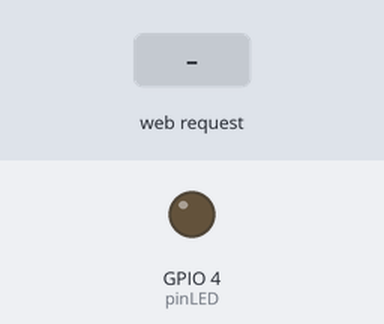
Bench run of a sketch on a simulated ESP32. Shown: output pins drawn as LEDs (lit = HIGH). Inputs (shaded band) come from the test bench. WiFi joins after 1.5 s; servers stay silent unless stated; what the sketch prints to the serial monitor is not drawn.

Above: at 3.2 s.
3.3 s: HTTP request GET /led?estado=on received
At 4.0 s:
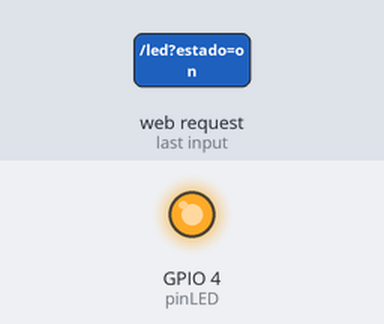
4.8 s: HTTP request GET /led?estado=off received
At 5.1 s:
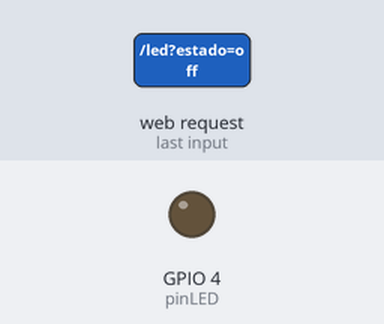
Timing chart, 0 to 7.8 s (numbered marks = the images above; inputs shaded):
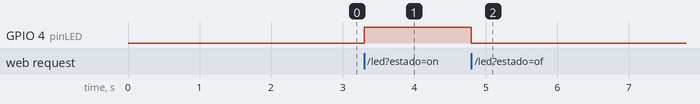

The sketch:

Potenciometro_y_On_Off_Wifi.ino
```cpp
/* ═══════════════════════════════════════════════════════════════
 *   Práctica: ESP32 como servidor web — Control LED + Gauge
 *   ─────────────────────────────────────────────────────────────
 *   ¿Qué hace este programa?
 *   - Conecta el ESP32 a una red WiFi
 *   - Lee continuamente el potenciómetro (GPIO34)
 *   - Permite encender/apagar el LED (GPIO4) desde el navegador
 *   - Sirve una página web con interruptor + gauge de Google Charts
 *
 *   Profesor: Msc. Néstor Fabio Montoya Palacios
 * ═══════════════════════════════════════════════════════════════ */


// Librerías necesarias
#include <WiFi.h>
#include <WebServer.h>


// ─── CONFIGURACIÓN DE WIFI (CAMBIAR AQUÍ) ─────────────────────
const char* miSSID     = "";    // Reemplaza con el nombre real
const char* miPASSWORD = "";   // Reemplaza con la contraseña real

// Pines utilizados
const int pinPotenciometro = 34;   // GPIO34: entrada del potenciómetro
const int pinLED = 4;              // GPIO4:  salida digital para el LED

// Variables globales
bool ledEncendido = false;          // Estado actual del LED
WebServer servidor(80);             // Servidor web en el puerto 80


// ═══════════════════════════════════════════════════════════════
//   PÁGINA WEB (HTML + CSS + JavaScript)
// ═══════════════════════════════════════════════════════════════
const char paginaWeb[] PROGMEM = R"=====(
<!DOCTYPE html>
<html lang="es">
<head>
  <meta charset="UTF-8">
  <meta name="viewport" content="width=device-width, initial-scale=1.0">
  <title>ESP32 - Control y Monitor</title>

  <!-- Cargar Google Charts (para el gauge) -->
  <script src="https://www.gstatic.com/charts/loader.js"></script>

  <style>
    * { margin: 0; padding: 0; box-sizing: border-box; }

    body {
      font-family: 'Segoe UI', system-ui, sans-serif;
      background: linear-gradient(135deg, #0A2540 0%, #1E3A8A 100%);
      min-height: 100vh;
      color: white;
      padding: 20px;
    }

    .contenedor {
      max-width: 900px;
      margin: 0 auto;
    }

    h1 {
      text-align: center;
      font-size: 2rem;
      margin-bottom: 10px;
      color: #FEF3C7;
    }

    .subtitulo {
      text-align: center;
      font-style: italic;
      color: #DBEAFE;
      margin-bottom: 30px;
    }

    .paneles {
      display: grid;
      grid-template-columns: 1fr 1fr;
      gap: 25px;
      margin-bottom: 25px;
    }

    @media (max-width: 700px) {
      .paneles { grid-template-columns: 1fr; }
    }

    .panel {
      background: rgba(255, 255, 255, 0.08);
      backdrop-filter: blur(10px);
      border: 1px solid rgba(212, 175, 55, 0.3);
      border-radius: 16px;
      padding: 30px;
      box-shadow: 0 8px 32px rgba(0, 0, 0, 0.3);
    }

    .panel h2 {
      color: #D4AF37;
      margin-bottom: 20px;
      text-align: center;
      font-size: 1.3rem;
    }

    /* ═══ Interruptor estilo industrial (Uiverse - Nawsome) ═══ */
    .switch-wrapper {
      display: flex;
      justify-content: center;
      align-items: center;
      padding: 20px 0;
    }

    .switch {
      display: block;
      background-color: black;
      width: 150px;
      height: 195px;
      box-shadow: 0 0 10px 2px rgba(0, 0, 0, 0.2),
                  0 0 1px 2px black,
                  inset 0 2px 2px -2px white,
                  inset 0 0 2px 15px #47434c,
                  inset 0 0 2px 22px black;
      border-radius: 5px;
      padding: 20px;
      perspective: 700px;
    }

    .switch input { display: none; }

    .switch input:checked + .button {
      transform: translateZ(20px) rotateX(25deg);
      box-shadow: 0 -10px 20px #ff1818;
    }

    .switch input:checked + .button .light {
      animation: flicker 0.2s infinite 0.3s;
    }

    .switch input:checked + .button .shine { opacity: 1; }
    .switch input:checked + .button .shadow { opacity: 0; }

    .switch .button {
      display: block;
      transition: all 0.3s cubic-bezier(1, 0, 1, 1);
      transform-origin: center center -20px;
      transform: translateZ(20px) rotateX(-25deg);
      transform-style: preserve-3d;
      background-color: #9b0621;
      height: 100%;
      position: relative;
      cursor: pointer;
      background: linear-gradient(#980000 0%, #6f0000 30%, #6f0000 70%, #980000 100%);
      background-repeat: no-repeat;
    }

    .switch .button::before {
      content: "";
      background: linear-gradient(rgba(255,255,255,0.8) 10%, rgba(255,255,255,0.3) 30%, #650000 75%, #320000) 50% 50%/97% 97%, #b10000;
      background-repeat: no-repeat;
      width: 100%;
      height: 50px;
      transform-origin: top;
      transform: rotateX(-90deg);
      position: absolute;
      top: 0;
    }

    .switch .button::after {
      content: "";
      background-image: linear-gradient(#650000, #320000);
      width: 100%;
      height: 50px;
      transform-origin: top;
      transform: translateY(50px) rotateX(-90deg);
      position: absolute;
      bottom: 0;
      box-shadow: 0 50px 8px 0px black, 0 80px 20px 0px rgba(0,0,0,0.5);
    }

    .switch .light {
      opacity: 0;
      animation: light-off 1s;
      position: absolute;
      width: 100%;
      height: 100%;
      background-image: radial-gradient(#ffc97e, #ff1818 40%, transparent 70%);
    }

    .switch .dots {
      position: absolute;
      width: 100%;
      height: 100%;
      background-image: radial-gradient(transparent 30%, rgba(101, 0, 0, 0.7) 70%);
      background-size: 10px 10px;
    }

    .switch .characters {
      position: absolute;
      width: 100%;
      height: 100%;
      background: linear-gradient(white, white) 50% 20%/5% 20%,
                  radial-gradient(circle, transparent 50%, white 52%, white 70%, transparent 72%) 50% 80%/33% 25%;
      background-repeat: no-repeat;
    }

    .switch .shine {
      transition: all 0.3s cubic-bezier(1, 0, 1, 1);
      opacity: 0.3;
      position: absolute;
      width: 100%;
      height: 100%;
      background: linear-gradient(white, transparent 3%) 50% 50%/97% 97%,
                  linear-gradient(rgba(255,255,255,0.5), transparent 50%, transparent 80%, rgba(255,255,255,0.5)) 50% 50%/97% 97%;
      background-repeat: no-repeat;
    }

    .switch .shadow {
      transition: all 0.3s cubic-bezier(1, 0, 1, 1);
      opacity: 1;
      position: absolute;
      width: 100%;
      height: 100%;
      background: linear-gradient(transparent 70%, rgba(0,0,0,0.8));
      background-repeat: no-repeat;
    }

    @keyframes flicker {
      0%   { opacity: 1; }
      80%  { opacity: 0.8; }
      100% { opacity: 1; }
    }

    @keyframes light-off {
      0%  { opacity: 1; }
      80% { opacity: 0; }
    }

    /* ═══ Estado del LED (texto bajo el switch) ═══ */
    .estado-led {
      text-align: center;
      margin-top: 15px;
      font-size: 1.1rem;
      font-weight: bold;
      letter-spacing: 1px;
    }

    .estado-encendido { color: #FCA5A5; text-shadow: 0 0 10px #DC2626; }
    .estado-apagado   { color: #9CA3AF; }

    /* ═══ Gauge ═══ */
    #gauge {
      display: flex;
      justify-content: center;
      align-items: center;
      min-height: 200px;
    }

    /* ═══ Datos numéricos ═══ */
    .datos {
      background: rgba(255, 255, 255, 0.08);
      backdrop-filter: blur(10px);
      border: 1px solid rgba(212, 175, 55, 0.3);
      border-radius: 16px;
      padding: 25px;
      display: grid;
      grid-template-columns: repeat(3, 1fr);
      gap: 20px;
    }

    @media (max-width: 600px) {
      .datos { grid-template-columns: 1fr; }
    }

    .dato {
      text-align: center;
    }

    .dato .etiqueta {
      font-size: 0.9rem;
      color: #DBEAFE;
      text-transform: uppercase;
      letter-spacing: 1px;
      margin-bottom: 8px;
    }

    .dato .valor {
      font-size: 2.2rem;
      font-weight: bold;
      color: #D4AF37;
      font-variant-numeric: tabular-nums;
    }

    .dato .unidad {
      font-size: 1rem;
      color: #9CA3AF;
      margin-left: 4px;
    }

    .pie {
      text-align: center;
      margin-top: 30px;
      font-size: 0.9rem;
      color: rgba(255, 255, 255, 0.6);
    }
  </style>
</head>
<body>
  <div class="contenedor">

    <h1>🔌 ESP32 — Control y Monitoreo</h1>
    <p class="subtitulo">Servidor web local con WiFi</p>

    <div class="paneles">

      <!-- Panel del interruptor del LED -->
      <div class="panel">
        <h2>Control del LED</h2>
        <div class="switch-wrapper">
          <label class="switch">
            <input type="checkbox" id="switchLED">
            <div class="button">
              <div class="light"></div>
              <div class="dots"></div>
              <div class="characters"></div>
              <div class="shine"></div>
              <div class="shadow"></div>
            </div>
          </label>
        </div>
        <div class="estado-led estado-apagado" id="estadoLED">LED APAGADO</div>
      </div>

      <!-- Panel del gauge -->
      <div class="panel">
        <h2>Lectura del Potenciómetro</h2>
        <div id="gauge"></div>
      </div>

    </div>

    <!-- Panel inferior con datos numéricos -->
    <div class="datos">
      <div class="dato">
        <div class="etiqueta">Valor ADC</div>
        <div class="valor"><span id="valorADC">0</span></div>
      </div>
      <div class="dato">
        <div class="etiqueta">Voltaje</div>
        <div class="valor"><span id="valorVoltaje">0.00</span><span class="unidad">V</span></div>
      </div>
      <div class="dato">
        <div class="etiqueta">Porcentaje</div>
        <div class="valor"><span id="valorPorcentaje">0</span><span class="unidad">%</span></div>
      </div>
    </div>

    <p class="pie">Msc. Néstor Fabio Montoya Palacios — iemauxicartago.edu.co/Fisica/</p>

  </div>


  <script>
    // ─── Variables globales del Gauge ───
    let gauge = null;
    let datosGauge = null;

    // ─── Inicializar Google Charts ───
    google.charts.load('current', { packages: ['gauge'] });
    google.charts.setOnLoadCallback(iniciarGauge);

    function iniciarGauge() {
      datosGauge = google.visualization.arrayToDataTable([
        ['Etiqueta', 'Valor'],
        ['Voltaje', 0]
      ]);

      const opciones = {
        width: 320, height: 320,
        min: 0, max: 3.3,
        redFrom: 2.7, redTo: 3.3,
        yellowFrom: 1.8, yellowTo: 2.7,
        greenFrom: 0, greenTo: 1.8,
        minorTicks: 5,
        majorTicks: ['0', '0.66', '1.32', '1.98', '2.64', '3.3']
      };

      gauge = new google.visualization.Gauge(document.getElementById('gauge'));
      gauge.draw(datosGauge, opciones);

      // Comenzar a leer datos cada 500 ms
      setInterval(actualizarDatos, 500);
    }

    // ─── Pedir datos al ESP32 cada 500 ms ───
    function actualizarDatos() {
      fetch('/datos')
        .then(respuesta => respuesta.json())
        .then(datos => {
          // Actualizar el gauge con el voltaje
          datosGauge.setValue(0, 1, datos.voltaje);
          gauge.draw(datosGauge);

          // Actualizar números
          document.getElementById('valorADC').textContent = datos.adc;
          document.getElementById('valorVoltaje').textContent = datos.voltaje.toFixed(2);
          document.getElementById('valorPorcentaje').textContent = datos.porcentaje;
        })
        .catch(error => console.error('Error al leer datos:', error));
    }

    // ─── Manejar el interruptor del LED ───
    document.getElementById('switchLED').addEventListener('change', function() {
      const encendido = this.checked;
      const estado = document.getElementById('estadoLED');

      // Enviar al ESP32 el nuevo estado
      fetch('/led?estado=' + (encendido ? 'on' : 'off'))
        .then(respuesta => respuesta.text())
        .then(() => {
          if (encendido) {
            estado.textContent = '⚡ LED ENCENDIDO';
            estado.className = 'estado-led estado-encendido';
          } else {
            estado.textContent = 'LED APAGADO';
            estado.className = 'estado-led estado-apagado';
          }
        })
        .catch(error => console.error('Error al cambiar LED:', error));
    });
  </script>
</body>
</html>
)=====";


// ═══════════════════════════════════════════════════════════════
//   FUNCIONES QUE RESPONDEN A LAS PETICIONES DEL NAVEGADOR
// ═══════════════════════════════════════════════════════════════

// Cuando el navegador pide la página principal "/"
void manejarPaginaPrincipal() {
  servidor.send(200, "text/html", paginaWeb);
}

// Cuando el navegador pide los datos del potenciómetro "/datos"
void manejarDatos() {
  int valorADC = analogRead(pinPotenciometro);
  float voltaje = (valorADC * 3.3) / 4095.0;
  int porcentaje = map(valorADC, 0, 4095, 0, 100);

  // Devolvemos los datos en formato JSON
  String json = "{";
  json += "\"adc\":" + String(valorADC) + ",";
  json += "\"voltaje\":" + String(voltaje, 2) + ",";
  json += "\"porcentaje\":" + String(porcentaje);
  json += "}";

  servidor.send(200, "application/json", json);
}

// Cuando el navegador pide encender/apagar el LED "/led?estado=on"
void manejarLED() {
  String estado = servidor.arg("estado");

  if (estado == "on") {
    digitalWrite(pinLED, HIGH);
    ledEncendido = true;
    Serial.println("LED encendido desde navegador");
  } else if (estado == "off") {
    digitalWrite(pinLED, LOW);
    ledEncendido = false;
    Serial.println("LED apagado desde navegador");
  }

  servidor.send(200, "text/plain", ledEncendido ? "ON" : "OFF");
}


// ═══════════════════════════════════════════════════════════════
//   SETUP: configuración inicial
// ═══════════════════════════════════════════════════════════════
void setup() {
  Serial.begin(115200);
  delay(500);

  // Configuración de pines
  pinMode(pinPotenciometro, INPUT);
  pinMode(pinLED, OUTPUT);
  digitalWrite(pinLED, LOW);   // LED apagado al inicio

  // ─── Conexión a WiFi ───
  Serial.println();
  Serial.print("Conectando a WiFi: ");
  Serial.println(miSSID);

  WiFi.begin(miSSID, miPASSWORD);

  while (WiFi.status() != WL_CONNECTED) {
    delay(500);
    Serial.print(".");
  }

  Serial.println();
  Serial.println("¡WiFi conectado!");
  Serial.print("Dirección IP del ESP32: ");
  Serial.println(WiFi.localIP());
  Serial.println("→ Abre esta dirección en tu navegador");

  // ─── Configurar las rutas del servidor ───
  servidor.on("/", manejarPaginaPrincipal);
  servidor.on("/datos", manejarDatos);
  servidor.on("/led", manejarLED);

  // ─── Iniciar el servidor ───
  servidor.begin();
  Serial.println("Servidor web iniciado");
}


// ═══════════════════════════════════════════════════════════════
//   LOOP: atender peticiones del navegador
// ═══════════════════════════════════════════════════════════════
void loop() {
  servidor.handleClient();   // Atender peticiones entrantes
}
```

Measured:
- after the input at 3.3 s, GPIO 4 (pinLED): LOW → HIGH at once
- after the input at 4.8 s, GPIO 4 (pinLED): HIGH → LOW at once
